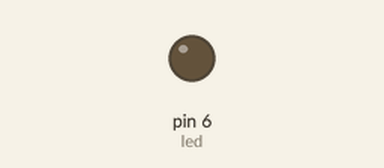
The sketch below on a simulated Arduino Uno, built with avr-gcc and run on an emulated ATmega328P. On the bench: output pins drawn as LEDs (lit = HIGH).

Above: at 0.05 s.
At 1.2 s:
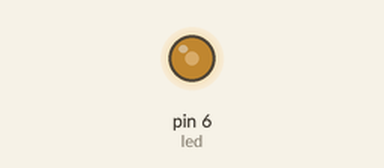
At 2.35 s:
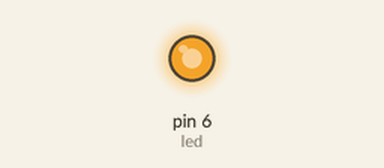
At 4.65 s:
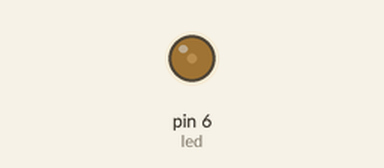
Timing chart, 0 to 6.6 s (numbered marks = the images above):
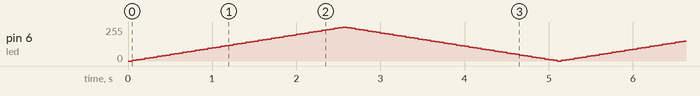

The sketch:

PWM_controll_LED.ino
```cpp
int led =6;
int brightness=0;
int fadeAmount=5;
void setup() {
  // put your setup code here, to run once:
  pinMode(led,OUTPUT);

}
void loop() {
  // put your main code here, to run repeatedly:
analogWrite(6,brightness);
brightness=brightness+fadeAmount;
if (brightness>=255 || brightness<=0){
 fadeAmount=-fadeAmount;
}
delay(50);
}
```
